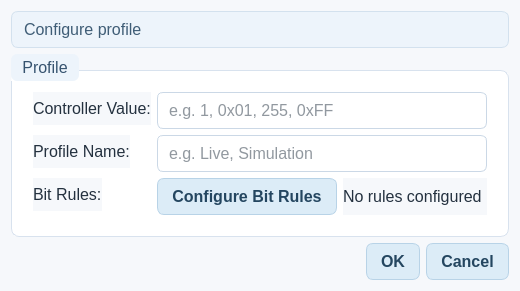
<?xml version="1.0" encoding="UTF-8"?>
<ui version="4.0">
 <class>ConditionalProfileDialog</class>
 <widget class="QDialog" name="ConditionalProfileDialog">
  <property name="geometry"><rect><x>0</x><y>0</y><width>520</width><height>280</height></rect></property>
  <property name="windowTitle"><string>Profile Configuration</string></property>
  <property name="styleSheet"><string>QWidget{font-family:&quot;Segoe UI&quot;,&quot;Noto Sans&quot;,Arial;font-size:12pt;color:#24313f;background-color:#f6f8fb;}QDialog{background-color:#f6f8fb;}QGroupBox{background-color:#ffffff;border:1px solid #d8e2ee;border-radius:8px;margin-top:16px;padding:12px;}QGroupBox::title{subcontrol-origin:margin;subcontrol-position:top left;padding:4px 9px;color:#36536f;background-color:#edf4fb;border-radius:6px;font-weight:600;}QLineEdit{background-color:#ffffff;border:1px solid #cbd8e6;border-radius:6px;padding:7px 9px;}QPushButton{background-color:#dcecf7;border:1px solid #b8d3e7;border-radius:7px;padding:8px 14px;color:#244660;font-weight:600;}QPushButton:hover{background-color:#cfe4f3;}QLabel#lblInfo{color:#3f5d76;background-color:#edf4fb;border:1px solid #d3e1ee;border-radius:7px;padding:8px;}</string></property>
  <layout class="QVBoxLayout" name="mainLayout">
   <item><widget class="QLabel" name="lblInfo"><property name="text"><string>Configure profile</string></property><property name="wordWrap"><bool>true</bool></property></widget></item>
   <item>
    <widget class="QGroupBox" name="profileGroup">
     <property name="title"><string>Profile</string></property>
     <layout class="QFormLayout" name="formLayout">
      <item row="0" column="0"><widget class="QLabel" name="lblControllerValue"><property name="text"><string>Controller Value:</string></property></widget></item>
      <item row="0" column="1"><widget class="QLineEdit" name="edtControllerValue"><property name="placeholderText"><string>e.g. 1, 0x01, 255, 0xFF</string></property></widget></item>
      <item row="1" column="0"><widget class="QLabel" name="lblProfileName"><property name="text"><string>Profile Name:</string></property></widget></item>
      <item row="1" column="1"><widget class="QLineEdit" name="edtProfileName"><property name="placeholderText"><string>e.g. Live, Simulation</string></property></widget></item>
      <item row="2" column="0"><widget class="QLabel" name="lblRules"><property name="text"><string>Bit Rules:</string></property></widget></item>
      <item row="2" column="1">
       <layout class="QHBoxLayout" name="rulesLayout">
        <item><widget class="QPushButton" name="btnConfigureRules"><property name="text"><string>Configure Bit Rules</string></property></widget></item>
        <item><widget class="QLabel" name="lblRuleCount"><property name="text"><string>No rules configured</string></property></widget></item>
       </layout>
      </item>
     </layout>
    </widget>
   </item>
   <item><widget class="QDialogButtonBox" name="buttonBox"><property name="orientation"><enum>Qt::Horizontal</enum></property><property name="standardButtons"><set>QDialogButtonBox::Cancel|QDialogButtonBox::Ok</set></property></widget></item>
  </layout>
 </widget>
 <resources/>
 <connections/>
</ui>
